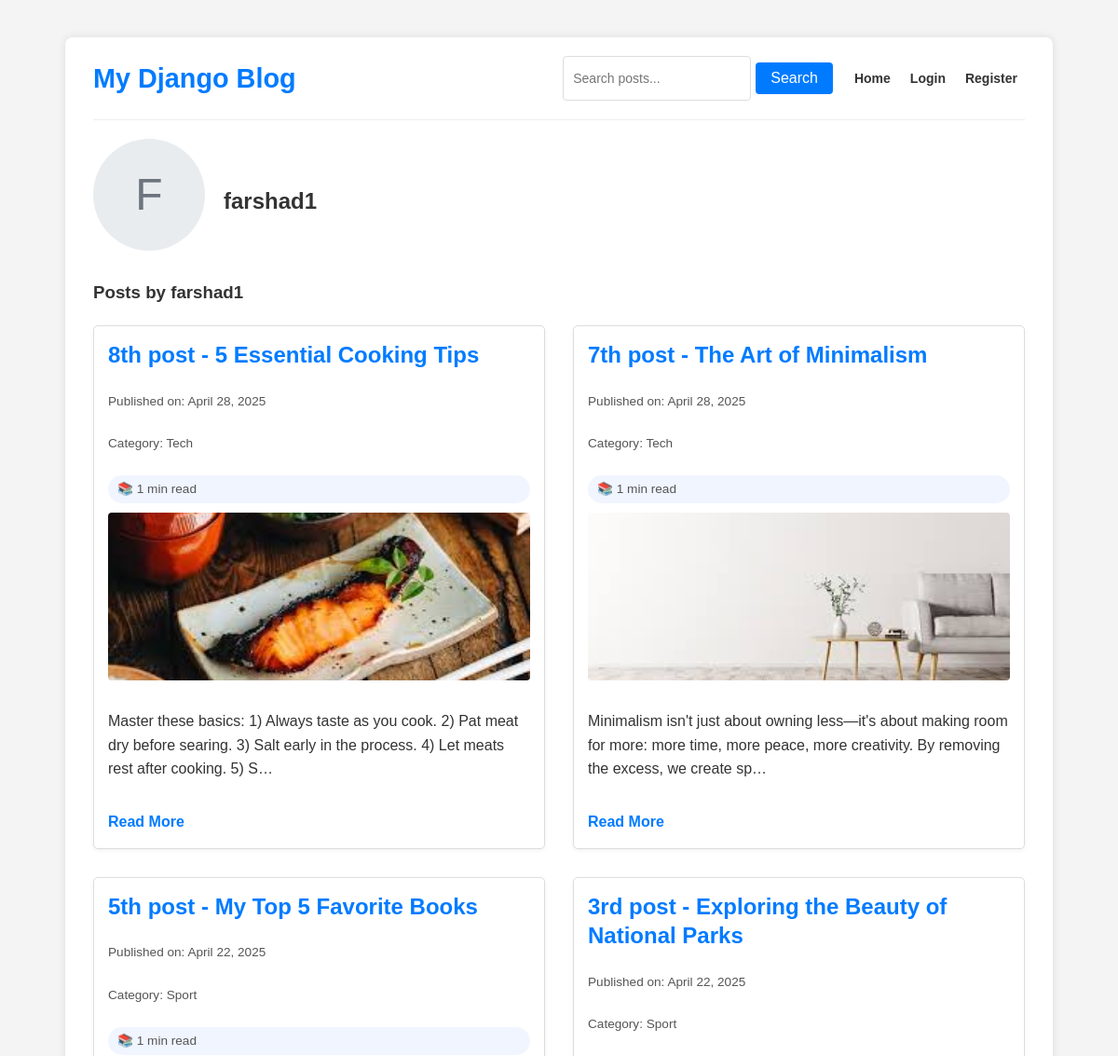
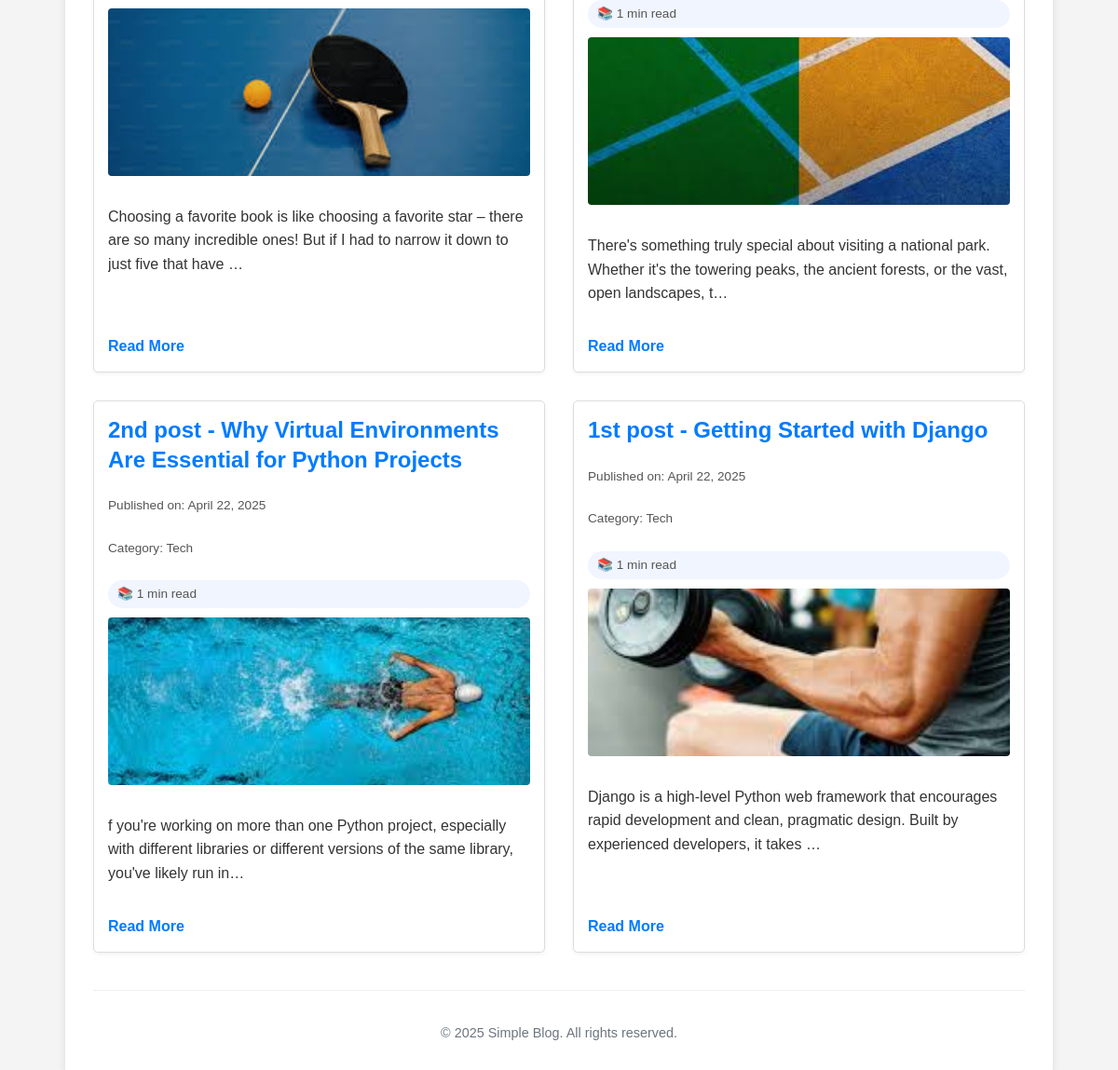
Page /author/farshad1/ on the earlier database version (2 pictures, top to bottom).
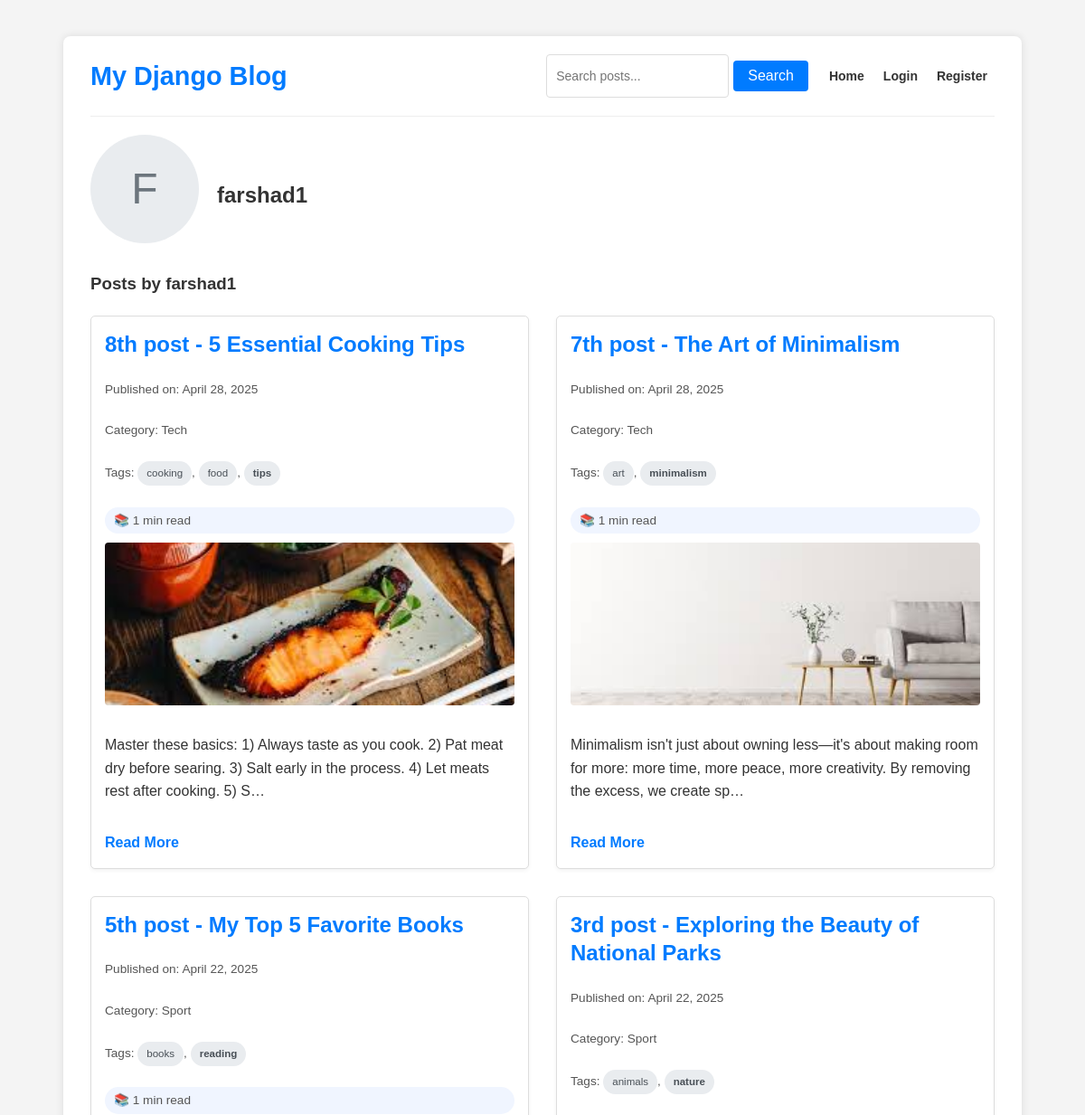
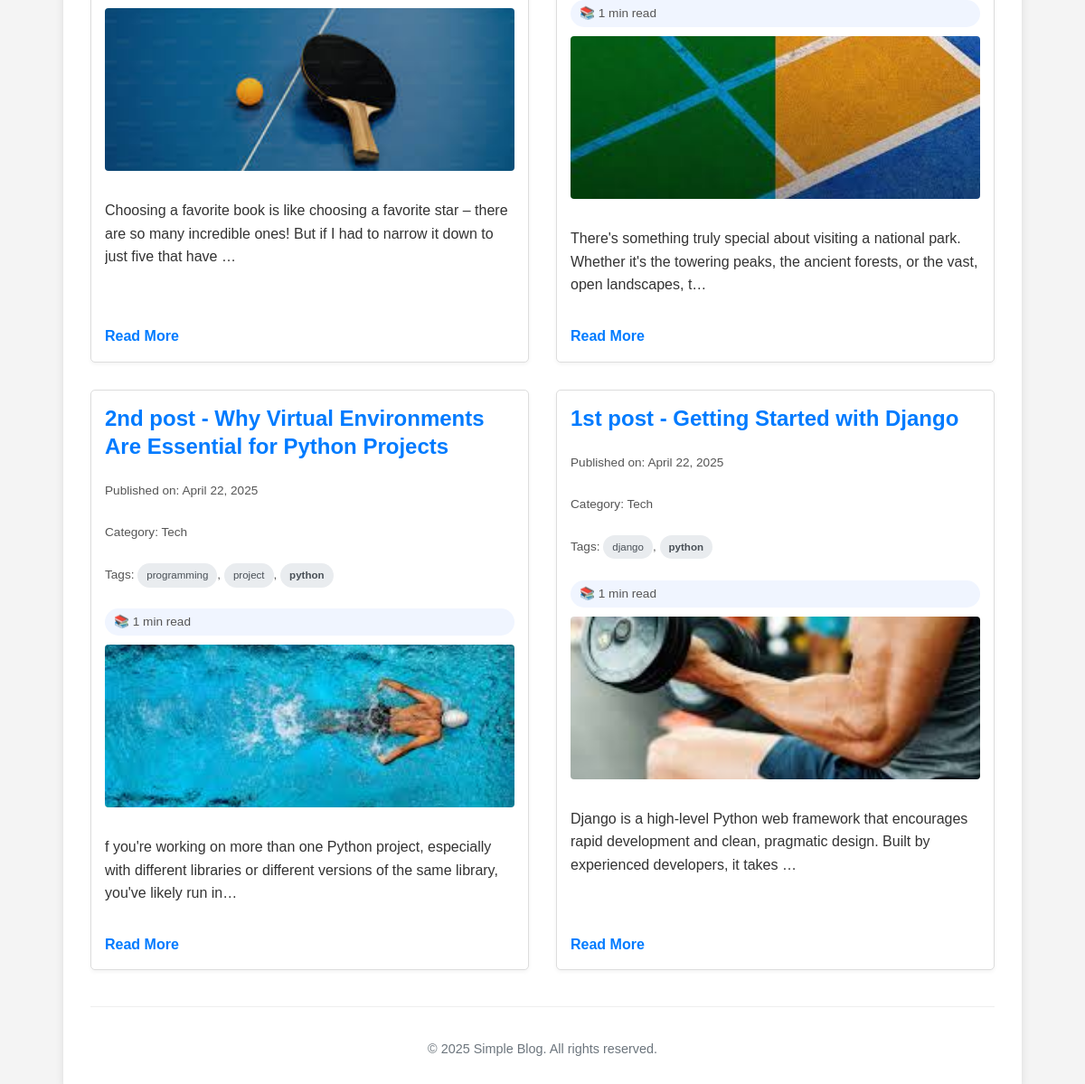
Same page on the later database version (2 pictures, top to bottom).
### blog/models.py (models this page shows, shortened)
class Post(models.Model):
    title = models.CharField(max_length=200)
    content = models.TextField()
    pub_date = models.DateTimeField(default=timezone.now)
    category = models.ForeignKey(Category, on_delete=models.SET_NULL, null=True, blank=True)
    image = models.ImageField(upload_to='blog_images/', blank=True, null=True)
    author = models.ForeignKey(User, on_delete=models.CASCADE, related_name='blog_posts', null=True)
    tags = models.ManyToManyField(Tag, blank=True, related_name='posts')
    class Meta:
        ordering = ['-pub_date']
    @property
    def image_url(self):
        if self.image and hasattr(self.image, 'url'):
            return self.image.url
        return None # Or a default image URL
    def get_reading_time(self):
        word_count = len(self.content.split())
        reading_time_min = round(word_count / 200)
        if reading_time_min < 1:
            reading_time_min = 1
        return reading_time_min

class Category(models.Model):
    name = models.CharField(max_length=100, unique=True)
    class Meta:
        verbose_name_plural = "Categories"

class Tag(models.Model):
    name = models.CharField(max_length=50, unique=True)
    slug = models.SlugField(max_length=50, unique=True)
    class Meta:
        ordering = ['name']

### blog/views.py (the view)
# urls.py: path('author/<str:username>/', views.author_profile, name='author_profile'),
def author_profile(request, username):
    author = get_object_or_404(User, username=username)
    author_posts_list = Post.objects.filter(author=author)
    print(f"Found {author_posts_list.count()} posts for {username}")
    paginator = Paginator(author_posts_list, 6)  # Show 6 posts per page
    page = request.GET.get('page')
    try:
        author_posts = paginator.page(page)
    except PageNotAnInteger:
        author_posts = paginator.page(1)
    except EmptyPage:
        author_posts = paginator.page(paginator.num_pages)
    context = {
        'author': author,
        'author_posts': author_posts
    }
    return render(request, 'blog/author_profile.html', context)

### templates/blog/author_profile.html (shortened to what this page needs)
{% extends 'blog/base.html' %}
{% block content %}
<div class="profile-container">
    <div class="profile-header">
        <div class="profile-avatar">
            {% if author.profile.profile_pic %}
                <img src="{{ author.profile.profile_pic_url }}" alt="{{ author.username }}">
            {% else %}
                <div class="profile-avatar-placeholder">{{ author.username|first|upper }}</div>
            {% endif %}
        </div>
        <div class="profile-info">
            <h2>{{ author.username }}</h2>
        </div>
    </div>
    <div class="author-posts">
    <h3>Posts by {{ author.username }}</h3>
    {% if author_posts %}
        <div class="posts-grid">
            <ul>
                {% for post in author_posts %}
                    <li>
                        <h2><a href="{% url 'post_detail' post.id %}">{{ post.title }}</a></h2>
                        <p class="post-meta">Published on: {{ post.pub_date|date:"F j, Y" }}</p>
                        {% if post.category %}
                            <p class="post-meta">Category: {{ post.category.name }}</p>
                        {% endif %}
                        {% if post.tags.all %}
                        <p class="post-meta">
                            Tags:
                            {% for tag in post.tags.all %}
                                <a href="{% url 'tag_posts' tag.slug %}" class="tag">{{ tag.name }}</a>{% if not forloop.last %}, {% endif %}
                            {% endfor %}
                        </p>
                         {% endif %}
                        <p class="post-meta reading-time">📚 {{ post.get_reading_time }} min read</p>
                        {% if post.image %}
                            <img src="{{ post.image_url }}" alt="{{ post.title }}" class="post-image">
                        {% endif %}
                        <div class="post-content">
                            <p>{{ post.content|truncatechars:150 }}</p>
                        </div>
                        <a href="{% url 'post_detail' post.id %}">Read More</a>
                    </li>
                {% empty %}
                    <li>No posts found.</li>
                {% endfor %}
            </ul>
        </div>
    {% else %}
        <p>{{ author.username }} hasn't created any posts yet.</p>
    {% endif %}
</div>
</div>
{% endblock %}

Differences in the rows shown:
shown differently, row unchanged: Post "8th post - 5 Essential Cooking Tips": now shows "Tags:"
added Tag: name "cooking", shown under Post "8th post - 5 Essential Cooking Tips"
added Tag: name "food", shown under Post "8th post - 5 Essential Cooking Tips"
added Tag: name "tips", shown under Post "8th post - 5 Essential Cooking Tips"
shown differently, row unchanged: Post "7th post - The Art of Minimalism": now shows "Tags:"
added Tag: name "art", shown under Post "7th post - The Art of Minimalism"
added Tag: name "minimalism", shown under Post "7th post - The Art of Minimalism"
shown differently, row unchanged: Post "5th post - My Top 5 Favorite Books": now shows "Tags:"
added Tag: name "books", shown under Post "5th post - My Top 5 Favorite Books"
added Tag: name "reading", shown under Post "5th post - My Top 5 Favorite Books"
shown differently, row unchanged: Post "3rd post - Exploring the Beauty of National Parks": now shows "Tags:"
added Tag: name "animals", shown under Post "3rd post - Exploring the Beauty of National Parks"
added Tag: name "nature", shown under Post "3rd post - Exploring the Beauty of National Parks"
shown differently, row unchanged: Post "2nd post - Why Virtual Environments Are Essential for Python Projects": now shows "Tags:"
added Tag: name "programming", shown under Post "2nd post - Why Virtual Environments Are Essential for Python Projects"
added Tag: name "project", shown under Post "2nd post - Why Virtual Environments Are Essential for Python Projects"
added Tag: name "python"
shown differently, row unchanged: Post "1st post - Getting Started with Django": now shows "Tags:"
added Tag: name "django", shown under Post "1st post - Getting Started with Django"
